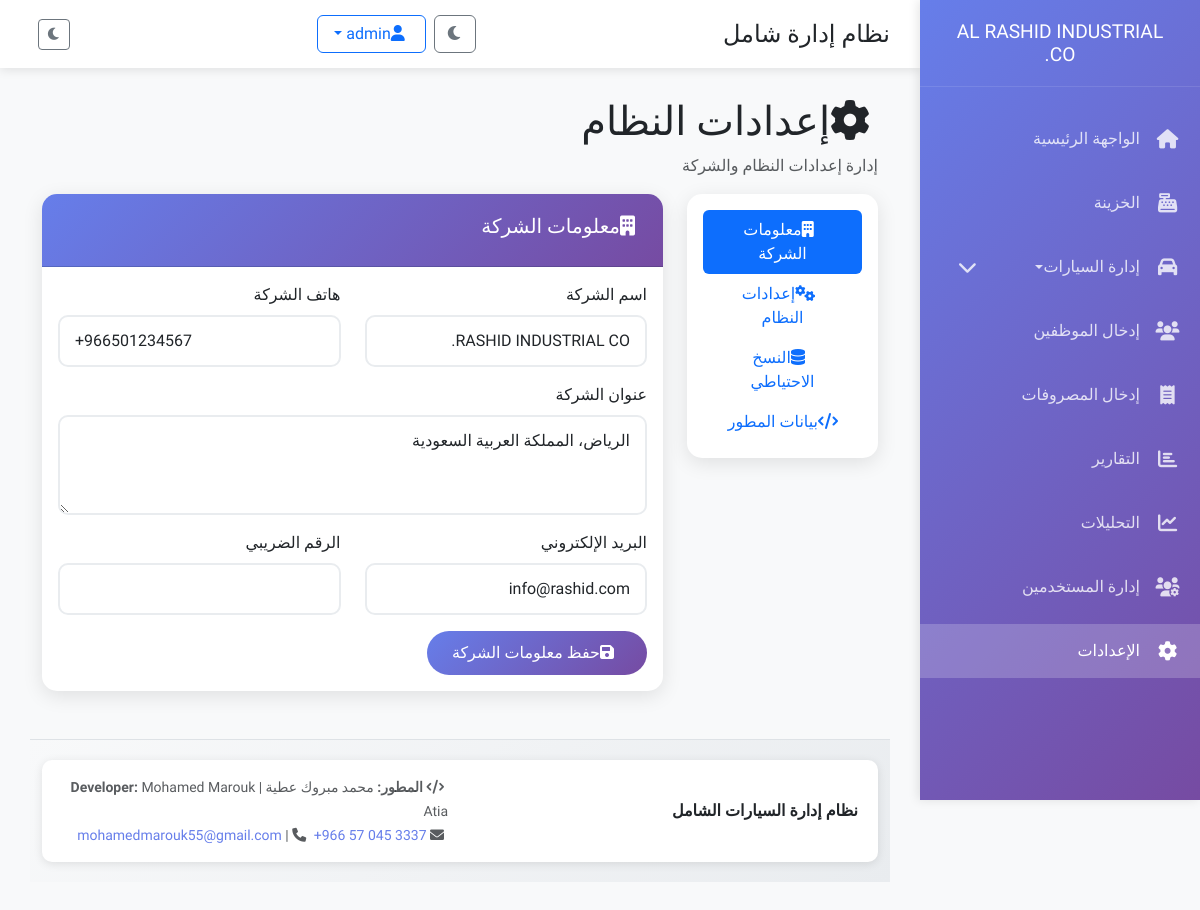
The app's page /settings (signed in), older data.
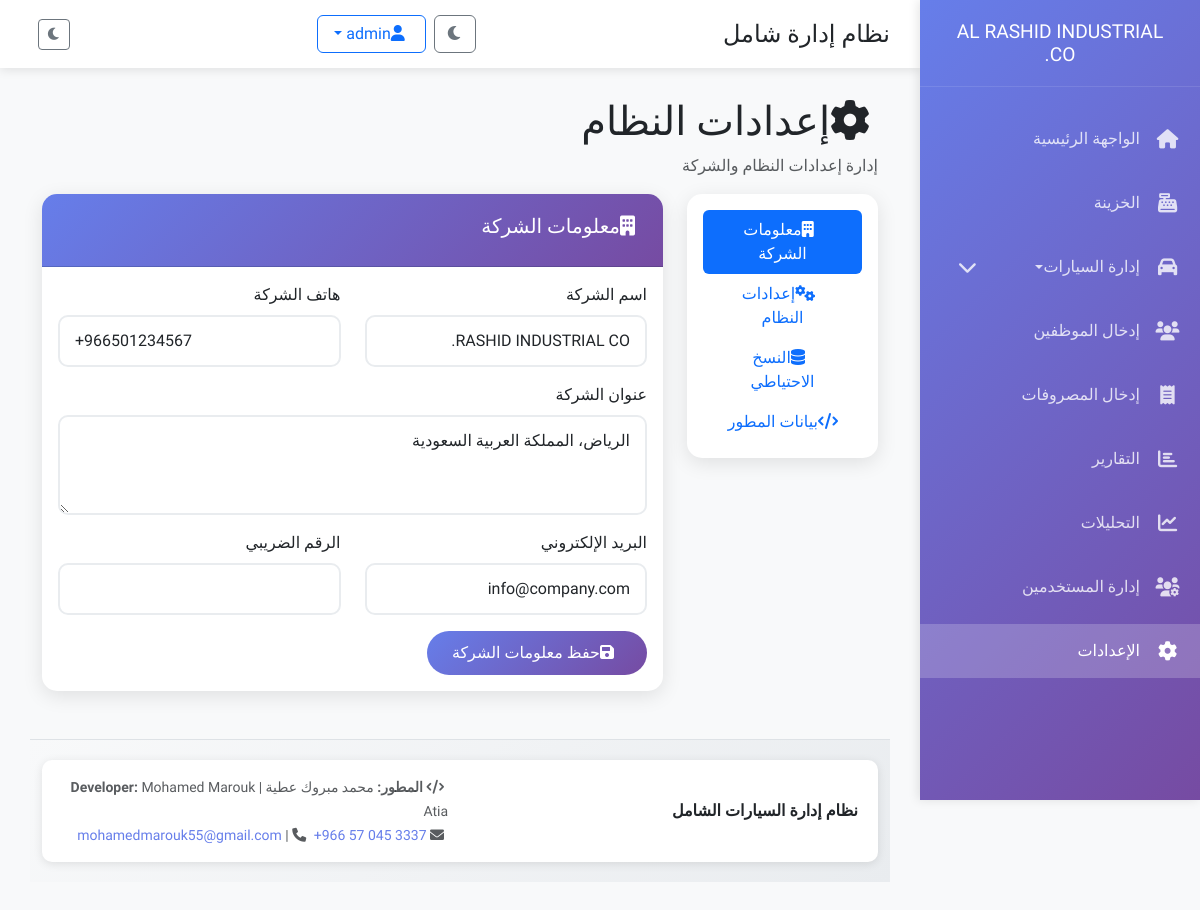
The same page, newer data.
### tables this page shows
CREATE TABLE settings (
            id INTEGER PRIMARY KEY AUTOINCREMENT,
            key TEXT UNIQUE NOT NULL,
            value TEXT NOT NULL,
            description TEXT,
            created_at TIMESTAMP DEFAULT CURRENT_TIMESTAMP,
            updated_at TIMESTAMP DEFAULT CURRENT_TIMESTAMP
        );

### app.py (the view, shortened to what this page needs)
@app.route('/settings', methods=['GET', 'POST'])
@login_required
def settings():
    conn = get_db_connection()
    settings_data = dict(conn.execute('SELECT key, value FROM settings').fetchall())
    conn.close()
    return render_template('settings_simple.html', settings=settings_data)

### app.py (called while the page is built)
def get_db_connection():
    conn = sqlite3.connect(DATABASE)
    conn.row_factory = sqlite3.Row
    return conn

def login_required(f):
    @wraps(f)
    def decorated_function(*args, **kwargs):
        if 'user_id' not in session:
            return redirect(url_for('login'))
        return f(*args, **kwargs)
    return decorated_function

### templates/settings_simple.html (shortened to what the changed rows need)
{% extends "base.html" %}
{% block content %}
<div class="container-fluid">
    <div class="row">
        <div class="col-12">
            <div class="page-header">
                <h1><i class="fas fa-cog me-2"></i>إعدادات النظام</h1>
            </div>
        </div>
    </div>
    <div class="row">
        <div class="col-lg-9">
            <div class="tab-content">
                <div class="tab-pane fade show active" id="company">
                    <div class="card">
                        <div class="card-body">
                            <form method="POST" id="companyForm">
                                <div class="row">
                                    <div class="col-md-6">
                                        <div class="mb-3">
                                            <label for="company_phone" class="form-label">هاتف الشركة</label>
                                            <input type="tel" class="form-control" id="company_phone" name="company_phone"
                                                   value="{{ settings.get('company_phone', '+966501234567') if settings else '+966501234567' }}">
                                        </div>
                                    </div>
                                </div>
                                <div class="row">
                                    <div class="col-md-6">
                                        <div class="mb-3">
                                            <label for="company_email" class="form-label">البريد الإلكتروني</label>
                                            <input type="email" class="form-control" id="company_email" name="company_email"
                                                   value="{{ settings.get('company_email', 'info@rashid.com') if settings else 'info@rashid.com' }}">
                                        </div>
                                    </div>
                                </div>
                            </form>
                        </div>
                    </div>
                </div>
            </div>
        </div>
    </div>
</div>
{% endblock %}

Row changes from the older to the newer data that the page shows:
added settings: company_phone "+966501234567"
added settings: company_email "info@company.com"
Text that changed along with them:
form field company_phone: "+966501234567" → (not shown)
form field company_email: "info@rashid.com" → (not shown)
